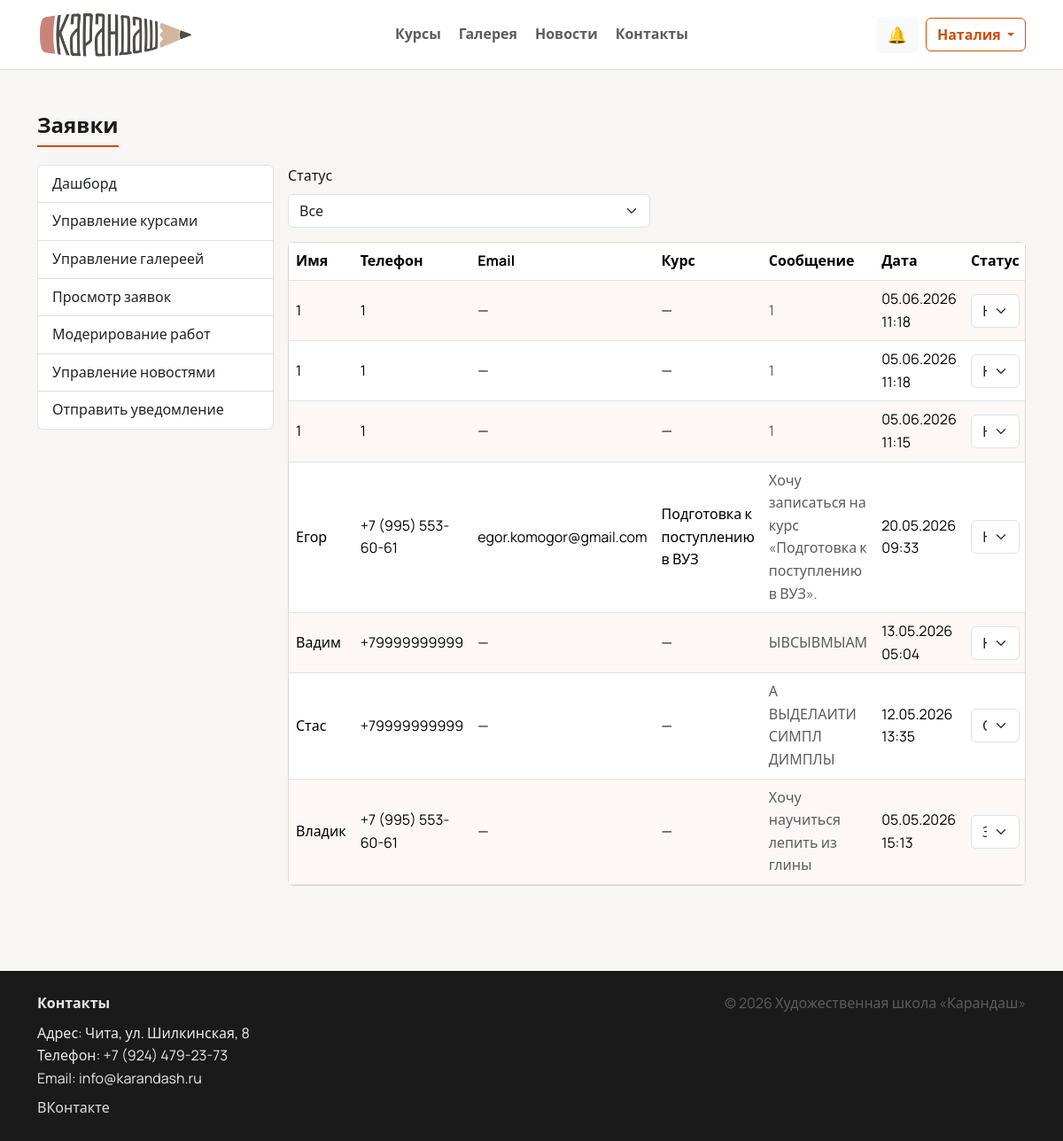
/manage/applications/ (signed in), run on the app's committed database.
### users/models.py (models this page shows, shortened)
class CustomUser(AbstractUser):
    ROLE_STUDENT = "student"
    ROLE_TEACHER = "teacher"
    ROLE_ADMIN = "admin"
    ROLE_CHOICES = (
        (ROLE_STUDENT, "Ученик"),
        (ROLE_TEACHER, "Преподаватель"),
        (ROLE_ADMIN, "Администратор"),
    )
    role = models.CharField(
        "Роль",
        max_length=20,
        choices=ROLE_CHOICES,
        default=ROLE_STUDENT,
    )
    phone = models.CharField("Телефон", max_length=30, blank=True)
    avatar = models.FileField("Аватар", upload_to="avatars/", blank=True, null=True)

### main/models.py (models this page shows, shortened)
class ApplicationRequest(models.Model):
    STATUS_NEW = "new"
    STATUS_IN_PROGRESS = "in_progress"
    STATUS_DONE = "done"
    STATUS_CANCELLED = "cancelled"
    STATUS_CHOICES = (
        (STATUS_NEW, "Новая"),
        (STATUS_IN_PROGRESS, "В обработке"),
        (STATUS_DONE, "Завершена"),
        (STATUS_CANCELLED, "Отменена"),
    )
    name = models.CharField("Имя", max_length=255)
    phone = models.CharField("Телефон", max_length=30)
    email = models.EmailField("Email", blank=True)
    message = models.TextField("Сообщение", blank=True)
    course = models.ForeignKey(
        Course,
        on_delete=models.SET_NULL,
        null=True,
        blank=True,
        related_name="applications",
        verbose_name="Курс",
    )
    created_at = models.DateTimeField("Дата", auto_now_add=True)
    status = models.CharField("Статус", max_length=20, choices=STATUS_CHOICES, default=STATUS_NEW)
    class Meta:
        verbose_name = "Заявка"
        verbose_name_plural = "Заявки"
        ordering = ["-created_at"]

class Course(models.Model):
    AGE_3_6 = "3-6"
    AGE_7_10 = "7-10"
    AGE_11_14 = "11-14"
    AGE_15_PLUS = "15+"
    AGE_CHOICES = (
        (AGE_3_6, "3–6"),
        (AGE_7_10, "7–10"),
        (AGE_11_14, "11–14"),
        (AGE_15_PLUS, "15+"),
    )
    DIR_PAINTING = "painting"
    DIR_GRAPHICS = "graphics"
    DIR_SCULPT = "sculpt"
    DIR_MIXED = "mixed"
    DIR_COMPOSITION = "composition"
    DIRECTION_CHOICES = (
        (DIR_PAINTING, "Живопись"),
        (DIR_GRAPHICS, "Графика"),
        (DIR_SCULPT, "Лепка"),
        (DIR_MIXED, "Смешанная техника"),
        (DIR_COMPOSITION, "Композиция"),
    )
    title = models.CharField("Название", max_length=255)
    slug = models.SlugField("Slug", max_length=255, unique=True, blank=True)
    short_description = models.CharField("Короткое описание", max_length=300)
    description = models.TextField("Описание")
    price = models.PositiveIntegerField("Цена", default=0)
    age_group = models.CharField("Возраст", max_length=20, choices=AGE_CHOICES)
    direction = models.CharField("Направление", max_length=30, choices=DIRECTION_CHOICES)
    image = models.FileField("Картинка", upload_to="courses/", blank=True, null=True)
    schedule = models.TextField("Расписание", blank=True)
    is_active = models.BooleanField("Активно", default=True)
    created_at = models.DateTimeField("Создано", auto_now_add=True)

### main/views.py (the view, shortened to what this page needs)
# urls.py: path("manage/applications/", views.manage_applications, name="manage_applications"),
@login_required
def manage_applications(request):
    if not _admin_guard(request):
        return redirect("home")
    status = (request.GET.get("status") or "").strip()
    qs = ApplicationRequest.objects.select_related("course").order_by("-created_at")
    if status:
        qs = qs.filter(status=status)
    return render(
        request,
        "manage/applications.html",
        {
            "items": qs,
            "status": status,
            "status_choices": ApplicationRequest.STATUS_CHOICES,
        },
    )

### main/views.py (called while the page is built)
def _admin_guard(request):
    if request.user.role != "admin" and not request.user.is_superuser:
        return False
    return True

### templates/manage/applications.html (shortened to what this page needs)
{% extends 'base.html' %}
{% block content %}
  <section class="py-5">
    <div class="container">
      <h2 class="section-title">Заявки</h2>
      <div class="row g-3">
        <div class="col-lg-3">{% include 'manage/_nav.html' %}</div>
        <div class="col-lg-9">
          <form method="get" class="row g-3 align-items-end mb-3">
            <div class="col-md-6">
              <label class="form-label">Статус</label>
              <select class="form-select" name="status" onchange="this.form.submit()">
                <option value="">Все</option>
              </select>
            </div>
          </form>
          <div class="card p-0">
            <div class="table-responsive">
              <table class="table table-striped align-middle mb-0">
                <thead>
                  <tr>
                    <th>Имя</th>
                    <th>Телефон</th>
                    <th>Email</th>
                    <th>Курс</th>
                    <th>Сообщение</th>
                    <th>Дата</th>
                    <th>Статус</th>
                  </tr>
                </thead>
                <tbody>
                  {% for a in items %}
                    <tr>
                      <td>{{ a.name }}</td>
                      <td>{{ a.phone }}</td>
                      <td>{{ a.email|default:"—" }}</td>
                      <td>{% if a.course %}{{ a.course.title }}{% else %}—{% endif %}</td>
                      <td class="text-muted">{{ a.message|default:"—"|truncatechars:60 }}</td>
                      <td>{{ a.created_at|date:"d.m.Y H:i" }}</td>
                      <td style="width:220px;">
                        <form method="post">
                          <select class="form-select" name="status" onchange="this.form.submit()">
                            {% for val,label in a.STATUS_CHOICES %}
                              <option value="{{ val }}" {% if a.status == val %}selected{% endif %}>{{ label }}</option>
                            {% endfor %}
                          </select>
                        </form>
                      </td>
                    </tr>
                  {% empty %}
                    <tr><td colspan="7" class="text-center text-muted">Заявок нет.</td></tr>
                  {% endfor %}
                </tbody>
              </table>
            </div>
          </div>
        </div>
      </div>
    </div>
  </section>
{% endblock %}

### templates/base.html (shortened to what this page needs)
{% load static %}
<!doctype html>
<html lang="ru">
<head>
  <link href="https://cdn.jsdelivr.net/npm/bootstrap@5.3.3/dist/css/bootstrap.min.css" rel="stylesheet">
  <link rel="stylesheet" href="{% static 'css/style.css' %}">
</head>
<body>
  <nav class="navbar navbar-expand-lg navbar-light bg-white sticky-top navbar-glass">
    <div class="container">
      <a class="navbar-brand d-flex align-items-center gap-2" href="{% url 'home' %}">
        <img src="{% static 'images/logo.png' %}" alt="Карандаш" class="logo-img" onerror="this.style.display='none'">
      </a>
      <div class="collapse navbar-collapse" id="mainNav">
        <ul class="navbar-nav mx-auto mb-2 mb-lg-0 nav-center">
          <li class="nav-item"><a class="nav-link" href="{% url 'courses' %}">Курсы</a></li>
          <li class="nav-item"><a class="nav-link" href="{% url 'gallery' %}">Галерея</a></li>
          <li class="nav-item"><a class="nav-link" href="{% url 'news' %}">Новости</a></li>
          <li class="nav-item"><a class="nav-link" href="{% url 'contacts' %}">Контакты</a></li>
        </ul>
        <div class="d-flex align-items-center gap-2">
          {% if user.is_authenticated %}
            <a class="btn btn-light position-relative" href="{% url 'notifications' %}" id="notifBtn" aria-label="Уведомления">
              <span class="notif-icon">🔔</span>
            </a>
            <div class="dropdown">
              <button class="btn btn-outline-primary dropdown-toggle" data-bs-toggle="dropdown">
                {{ user.first_name|default:user.username }}
              </button>
            </div>
          {% else %}
            <a class="btn btn-primary" href="{% url 'login' %}">Войти</a>
          {% endif %}
        </div>
      </div>
    </div>
  </nav>
  <main class="page-content">
    {% block content %}{% endblock %}
  </main>
  <footer class="footer-dark mt-5">
    <div class="container py-4">
      <div class="row g-3">
        <div class="col-md-6">
          <div class="fw-semibold mb-2">Контакты</div>
          <div>Адрес: Чита, ул. Шилкинская, 8</div>
          <div>Телефон: +7 (924) 479-23-73</div>
          <div>Email: info@karandash.ru</div>
          <div class="mt-2">
            <a class="footer-link" href="https://vk.com/karandash_chita" target="_blank" rel="noopener noreferrer">ВКонтакте</a>
          </div>
        </div>
        <div class="col-md-6 text-md-end">
          <div class="text-muted">© {% now "Y" %} Художественная школа «Карандаш»</div>
        </div>
      </div>
    </div>
  </footer>
</body>
</html>

### static/css/style.css (style rules this page uses)
:root { --bg: #f7f6f4; --surface-solid: #ffffff; --text: #1a1a1a; --muted: #5c5c5c; --border: #ddd9d4; --brand: #d04e0a; --brand-hover: #b84409; --radius: 6px; }
body { font-family: "Manrope", system-ui, -apple-system, "Segoe UI", Arial, sans-serif; color: var(--text); background: var(--bg); line-height: 1.6; }
.text-muted { color: var(--muted) !important; }
.page-content { min-height: 60vh; }
.logo-img { width: auto; height: 52px; object-fit: contain; }
.navbar-glass { background: var(--surface-solid) !important; border-bottom: 1px solid var(--border); }
.nav-center { gap: .25rem; }
.nav-center .nav-link { padding-left: .9rem; padding-right: .9rem; }
.navbar .nav-link { color: var(--muted); font-weight: 600; }
.btn-outline-primary { border-radius: var(--radius); font-weight: 600; border-color: var(--brand); color: var(--brand); }
.btn, .form-control, .form-select, .dropdown-menu, .alert { border-radius: var(--radius); }
.card { border: 1px solid var(--border); border-radius: var(--radius); background: var(--surface-solid); box-shadow: none; }
.section-title { font-weight: 700; font-size: 1.5rem; text-align: left; margin-bottom: 1.25rem; padding-bottom: .5rem; border-bottom: 2px solid var(--brand); display: inline-block; }
.footer-dark { background: #1a1a1a; color: rgba(255,255,255,.9); }
.footer-dark .footer-link { color: rgba(255,255,255,.85); text-decoration: none; }
.notif-icon { font-size: 18px; }
.table-striped > tbody > tr:nth-of-type(odd) > * { --bs-table-bg-type: rgba(208, 78, 10, 0.04); }

### data on the page
CustomUser: first_name "Наталия"
ApplicationRequest: name "1", phone "1", email "—", message "1", created_at "05.06.2026 11:18", status "Новая"
ApplicationRequest: name "1", phone "1", email "—", message "1", created_at "05.06.2026 11:18", status "Новая"
ApplicationRequest: name "1", phone "1", email "—", message "1", created_at "05.06.2026 11:15", status "Новая"
ApplicationRequest: name "Егор", phone "+7 (995) 553-60-61", email "egor.komogor@gmail.com", course "Подготовка к поступлению в ВУЗ", message "Хочу записаться на курс «Подготовка к поступлению в ВУЗ».", created_at "20.05.2026 09:33", status "Новая"
ApplicationRequest: name "Вадим", phone "+79999999999", email "—", message "ЫВСЫВМЫАМ", created_at "13.05.2026 05:04", status "Новая"
ApplicationRequest: name "Стас", phone "+79999999999", email "—", message "А ВЫДЕЛАИТИ СИМПЛ ДИМПЛЫ", created_at "12.05.2026 13:35", status "Отменена"
ApplicationRequest: name "Владик", phone "+7 (995) 553-60-61", email "—", message "Хочу научиться лепить из глины", created_at "05.05.2026 15:13", status "Завершена"
